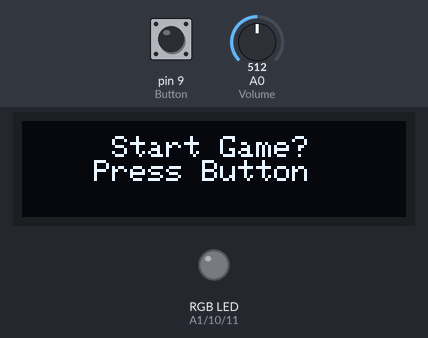
This sketch was run on a simulated Arduino Uno, built with avr-gcc and run on an emulated ATmega328P. Shown: 128×32 one-colour display, an RGB LED mixed from three pins (HIGH = lit). Inputs (shaded band) come from the test bench; at power-on: pin 9 (Button) LOW, A0 (Volume) = 512. Random numbers use the default seed unless the sketch sets one.

Above: at 1.2 s.
1.3 s: pin 9 (Button) pulled HIGH for 3.2 s
At 2.6 s:
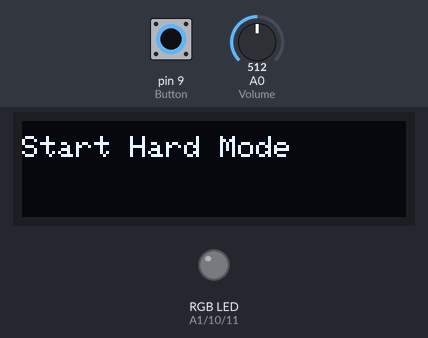
9.0 s: pin 9 (Button) driven HIGH
12.0 s: A0 (Volume) set to 716
At 13.3 s:
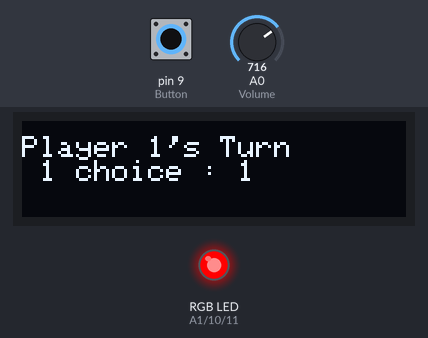
15.0 s: A0 (Volume) set to 623
17.4 s: A0 (Volume) set to 604
At 19.5 s:
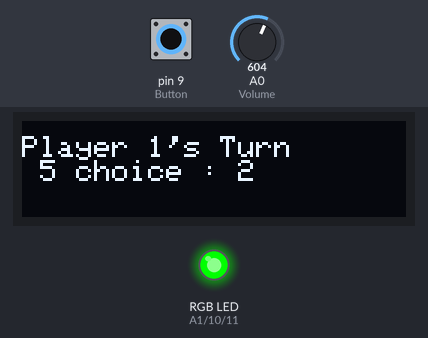
20.4 s: A0 (Volume) set to 900
At 44.2 s:
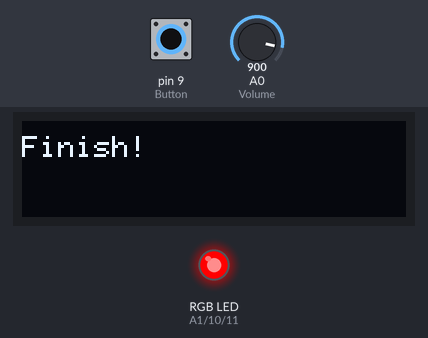
Timing chart, 0 to 45.7 s (numbered marks = the images above; inputs shaded):
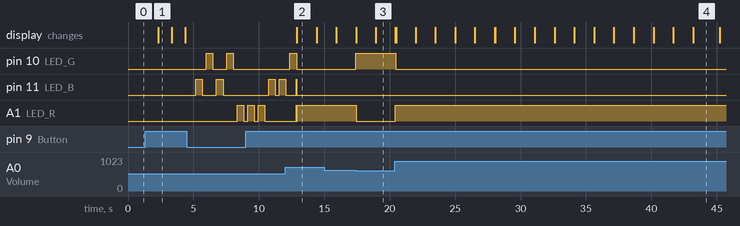

Measured:
- the behaviour switches between 613 and 612 on A0 (Volume) (found by bisection; images 2 and 3)
- after the input at 1.3 s, pin 10 (LED_G): alternates HIGH for 0.50 s and LOW for 1.1 s, starting after 4.7 s; pin 11 (LED_B): alternates HIGH for 0.50 s and LOW for 1.1 s, starting after 3.9 s; A1 (LED_R): LOW → HIGH after 7.1 s, → LOW 0.50 s later; the display: first changes after 1.0 s (image 1 shows a later state)
- after the input at 17.4 s, pin 10 (LED_G): LOW → HIGH at once; A1 (LED_R): HIGH → LOW after 0.06 s
- after the input at 20.4 s, pin 10 (LED_G): HIGH → LOW after 0.05 s; A1 (LED_R): LOW → HIGH at once
- what the display in image 1 shows lasts 1.0 s, from 2.3 s to 3.3 s
- what the display in image 2 shows lasts 1.5 s, from 12.9 s to 14.4 s

The sketch:

2players_game.ino
```cpp
#include <Wire.h>
#include <Adafruit_GFX.h>
#include <Adafruit_SSD1306.h>

#define SCREEN_WIDTH 128
#define SCREEN_HEIGHT 32

#define OLED_RESET     4
Adafruit_SSD1306 display(SCREEN_WIDTH, SCREEN_HEIGHT, &Wire, OLED_RESET);


int Volume = A0;
int Button = 9;
int LED_R = A1;
int LED_G = 10;
int LED_B = 11;

int ex_arr[10];
int player1[10];
int player2[10];
int mode = 0;


void setup() {
  Serial.begin(9600);

  randomSeed(analogRead(2));

  display.begin(SSD1306_SWITCHCAPVCC, 0x3C);
  display.clearDisplay();

  pinMode(Volume,INPUT);
  pinMode(Button,INPUT);
  pinMode(LED_R,OUTPUT);
  pinMode(LED_G,OUTPUT);
  pinMode(LED_B,OUTPUT);
}

void loop() {
  // 게임 시작
  PrintLED("     Start Game? \n    Press Button");
  wait_input();

  delay(1000);

  // 모드 선택
  while(true){
    int value = analogRead(A0) +1;

    if(value < (1024*0.5)){
      PrintLED("[MODE]\nEasy    <<<<<\nHard");
      mode = 1;
    }
    else{
      PrintLED("[MODE]\nEasy\nHard    <<<<<");
      mode = 2;
    }

    if(digitalRead(Button)==HIGH){
      break;
    }

  }
  if(mode == 1){
    PrintLED("Start Easy Mode");
  }
  else if(mode == 2){
    PrintLED("Start Hard Mode");
  }

  delay(1000);

  Led_control(true);
  Led_control(false);

  //게임 진행 시작
  while(true){
    PrintLED("Start!");
    delay(1000);

    Play_example(mode);
    Led_control(true);

    while(true){
      PrintLED("Press Botton for \nStart Player1");

      wait_input();

      for(int i=0; i<10; i++){
        player1[i] = Vol_Led(1, i);
      }

      PrintLED("Press Botton for \nStart Player2");

      wait_input();

      PrintLED("Player 2's Turn\nPress Button for Done");
      for(int i=0; i<10; i++){
        player2[i] = Vol_Led(2, i);
      }

      PrintLED("Finish!");
      delay(2000);

      cal_winner();

      wait_input();

      break;
    }
    break;
  }

  PrintLED("Loading...");
  delay(2000);
}

void PrintLED(char Array[]){
  display.clearDisplay();
  display.setTextSize(1);
  display.setTextColor(WHITE);
  display.setCursor(0,5);
  display.println(Array);
  display.display();
}

void Led_control(bool status){
  digitalWrite(LED_R,status);
  digitalWrite(LED_G,status);
  digitalWrite(LED_B,status);
}

int Vol_Led(int player, int num){
  int choice = 0;
  unsigned long startTime = millis();
   while(millis() - startTime < 1500){
    int value = analogRead(A0) +1;
    choice = 0;

    if(value > (1023*0.6) && value <= 1023){
      Led_control(false);
      digitalWrite(LED_R,true);
      choice = 1;
    }
    else if(value > (1023*0.3) && value <= (1023*0.6)){
      Led_control(false);
      digitalWrite(LED_G,true);
      choice = 2;
    }
    else if(value <= (1023*0.3)){
      Led_control(false);
      digitalWrite(LED_B,true);
      choice = 3;
    }

    char str[50];
    sprintf(str, "Player %d's Turn\n %d choice : %d", player, num+1, choice);
    PrintLED(str);
  }
  return choice;
}

void Play_example(int mode){
  int pre_rand;
  int rand;

  int delay_t1;
  int delay_t2;

  if(mode == 1){
    delay_t1 = 500;
    delay_t2 = 700;
  }
  else if(mode == 2){
    delay_t1 = 300;
    delay_t2 = 500;
  }

  PrintLED("Remember the Lighting Order");
  delay(500);

  for(int i=0; i<10; i++){
    rand = random(3)+1;

    switch(rand){
      case(1):{ Led_control(false); delay(delay_t1); digitalWrite(LED_R,true); delay(delay_t2); break; }
      case(2):{ Led_control(false); delay(delay_t1); digitalWrite(LED_G,true); delay(delay_t2); break; }
      case(3):{ Led_control(false); delay(delay_t1); digitalWrite(LED_B,true); delay(delay_t2); break; }
    }

    ex_arr[i] = rand;
    pre_rand = rand;
  }
}

void cal_winner(){
  int score1 = 0;
  int score2 = 0;

  for(int i=0; i<10; i++){
    if(ex_arr[i] == player1[i]){
      score1 += 1;
    }
    else if(ex_arr[i] == player2[i]){
      score2 += 1;
    }
  }

  char str[50];
  if(score1 > score2){
    sprintf(str, "Player1 Win \n[score] %d vs %d",score1, score2);
    PrintLED(str);
  }
  else if(score1 < score2){
    sprintf(str, "Player2 Win \n[score] %d vs %d",score1, score2);
    PrintLED(str);
  }
  else if(score1 == score2){
    sprintf(str, "Draw \n[score] %d vs %d",score1, score2);
    PrintLED(str);
  }
}

void wait_input(){
  while(true){
    if(digitalRead(Button)==HIGH){
      break;
    }
  }
}
```
